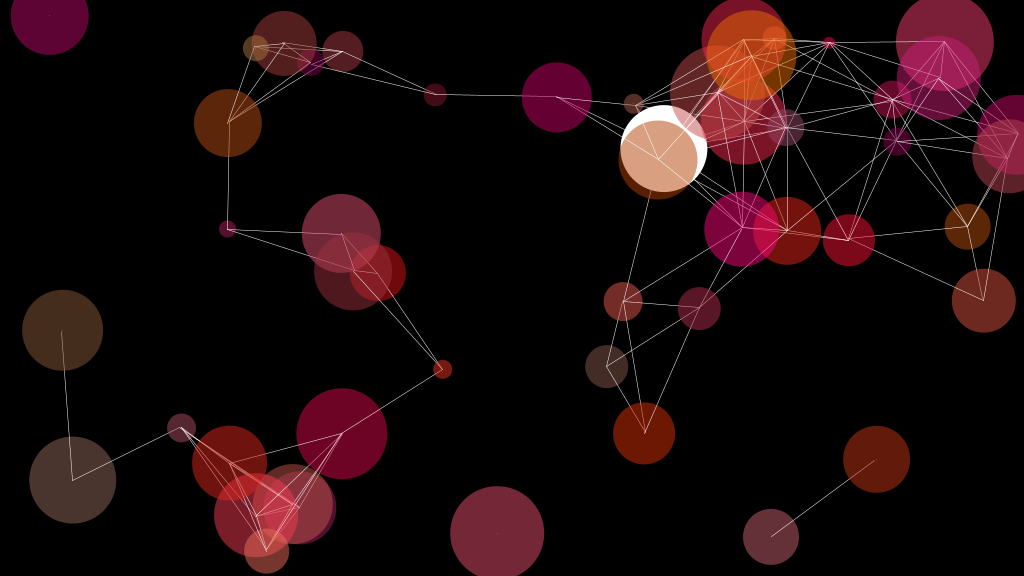
Frame 1 (no input)
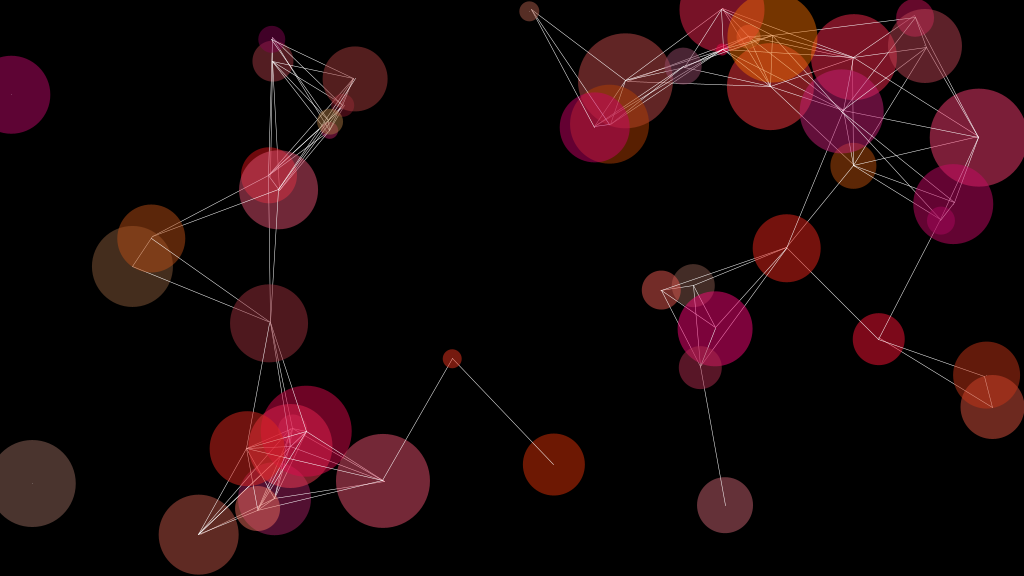
Frame 60 (the mouse pressed at the canvas centre just before this capture)
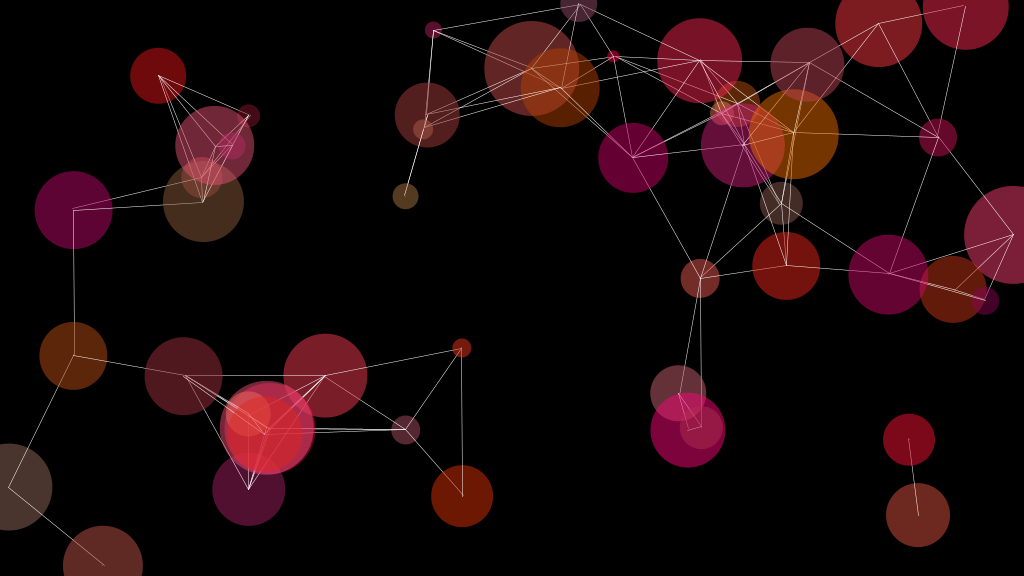
Frame 120 (the mouse held since frame 60 and released just before this capture)

The Processing sketch that drew these frames (run headless with seeded random() and noise(); from frame 60 on, the mouse is pressed at the canvas centre):

// Processing sketch: processing_101357
// ── processing_101357.pde


int n=50;
Circulo[] circulos = new Circulo [n]; //construimos el array de objetos "Circulo"

void setup() {
  size (1024, 576);
  //size(displayWidth, displayHeight);

  for (int i=0; i<n; i++) {
    circulos [i] = new Circulo (); //creamos la instancia del objeto "n" veces
    circulos [i].x=random (0, width);
    circulos [i].y=random (0, height);
    circulos [i].vx=random (-2, 2);
    circulos [i].vy=random (-2, 2);
    circulos [i].tam=(int)random (10, 100);
    circulos [i].red=(int) random (127, 255);
    circulos [i].gre=(int) random (0,127);
    circulos [i].blu= (int)random (0, 127);
    circulos [i].alf=127;
  }
}


void draw() {
  background(0);

  for (int i=0; i<n; i++) {
    circulos [i].actualizar ();
    circulos [i].dibujar ();
    circulos [i].pintar ();
    for (int j=i; j<n; j++) {
      
      float d=dist(circulos[i].x, circulos[i].y, circulos[j].x, circulos[j].y);
      
      if (d<150) {
      stroke (255);
      strokeWeight(.5);
      line (circulos[i].x, circulos[i].y, circulos[j].x, circulos[j].y);
      
    }
    }
  }
}

class Circulo {

  float x;
  float y;
  float vx;
  float vy;
  int tam;
  int red;
  int blu;
  int gre;
  int alf;


  Circulo() {
   // println("circulo creado!!");
  }

  void actualizar() {
    x+=vx;
    y+=vy;

    if (x < 0 || x >width) {
      vx=-vx;
    }
    if (y <0 || y >height) {
      vy=-vy;
    }
  }

  void dibujar() {
    smooth();
    noStroke();
    ellipse(x, y, tam, tam);
  }

  void pintar() {
    noStroke ();
    fill(red, gre, blu, alf);
    
  }
}
